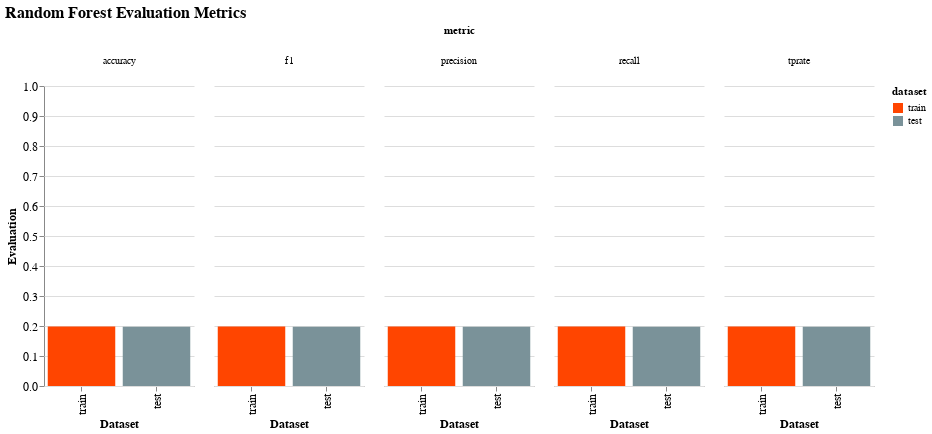

The notebook cell saved with this chart:
### Code cell
domain_ = ['train', 'test']
range_ = ['#ff4500', '#7a9299'] # orca: 1b2426

# create the selection and color scheme for interaction
selection = alt.selection_single(fields = ['dataset'], name = 'Random')
color = alt.condition(selection,
                      alt.Color('dataset:N', scale=alt.Scale(domain=domain_, range=range_)),
                      alt.value('lightgray'))

# create the figure
bar = (alt.Chart(eval_df, width = 150)
 .mark_bar()
 .encode(y = alt.Y('value:Q', scale = alt.Scale(domain=[0, 1])),
         x = alt.X('dataset:N', sort = ['train', 'test']),
         color = color,
         column = alt.Column('metric:N', header = alt.Header(labelAngle = 0, labelOrient = 'top'))
        )
).add_selection(selection)

bar.title = 'Random Forest Evaluation Metrics'
bar.encoding.x.title = 'Dataset'
bar.encoding.y.title = 'Evaluation'

random_forest_eval = (bar).configure_view(strokeOpacity = 0).configure_axis(
    labelFontSize = 12,
    titleFontSize = 12
).configure_title(
    fontSize = 16
)

random_forest_eval

### Figure 1 — Vega-Lite specification as saved in the notebook (floating-point values rounded to 4 significant figures)
{"config": {"view": {"continuousWidth": 400, "continuousHeight": 300, "strokeOpacity": 0}, "axis": {"labelFontSize": 12, "titleFontSize": 12}, "title": {"fontSize": 16}}, "data": {"name": "data-648e250b16531236f32888f4114e7737"}, "mark": "bar", "encoding": {"color": {"condition": {"field": "dataset", "scale": {"domain": ["train", "test"], "range": ["#ff4500", "#7a9299"]}, "type": "nominal", "selection": "Random"}, "value": "lightgray"}, "column": {"field": "metric", "header": {"labelAngle": 0, "labelOrient": "top"}, "type": "nominal"}, "x": {"field": "dataset", "sort": ["train", "test"], "title": "Dataset", "type": "nominal"}, "y": {"field": "value", "scale": {"domain": [0, 1]}, "title": "Evaluation", "type": "quantitative"}}, "selection": {"Random": {"type": "single", "fields": ["dataset"]}}, "title": "Random Forest Evaluation Metrics", "width": 150, "$schema": "https://vega.github.io/schema/vega-lite/v4.17.0.json", "datasets": {"data-648e250b16531236f32888f4114e7737": [{"dataset": "train", "metric": "accuracy", "value": 0.1987}, {"dataset": "test", "metric": "accuracy", "value": 0.1974}, {"dataset": "train", "metric": "f1", "value": 0.1987}, {"dataset": "test", "metric": "f1", "value": 0.1973}, {"dataset": "train", "metric": "precision", "value": 0.1987}, {"dataset": "test", "metric": "precision", "value": 0.1973}, {"dataset": "train", "metric": "recall", "value": 0.1987}, {"dataset": "test", "metric": "recall", "value": 0.1974}, {"dataset": "train", "metric": "tprate", "value": 0.1987}, {"dataset": "test", "metric": "tprate", "value": 0.1974}]}}
